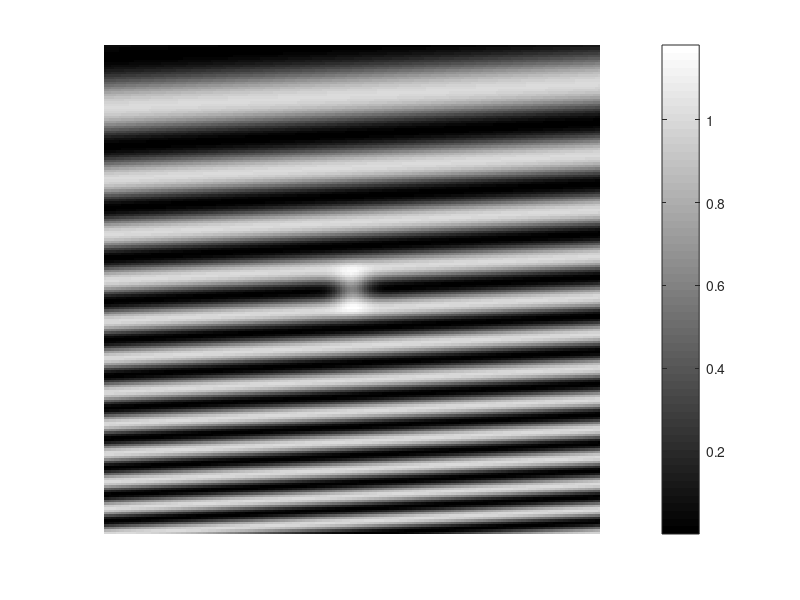

The MATLAB source for this figure: (Note: this script raises an error after producing the figure.)
% This file produces the result in the synthetic image patch outlier
% detection example in Section 4.2


clear all; rng(06102017);

%% image of stripes
L=100;
[xx,yy]=meshgrid(-L+.5:L,-L+.5:L);
xx=xx/L;
yy=yy/L;


rho=.05;
im=(1+cos(((xx*rho+yy+1.5).^2*2)*2*pi))/2;
[L1,L2]=size(im);

% add the outlier
sig_outlier = 0.05;
im2= exp(-(xx.^2+yy.^2)/(2*sig_outlier^2));

im2 = im2*0.6;

im=im+im2;

figure(1),clf;
imagesc(im); axis off;
colormap(gray);colorbar();
set(gca,'FontSize',20);


%% patch of image
patchDim=9;
stride=3; 
[X, topleftOrigin] = im2patch2(im,stride,patchDim);

X=X';
[n,dim]=size(X);

xz=zeros(n,1);
yz=zeros(n,1);
for i=1:n
    xz(i)=xx(topleftOrigin(i,2),topleftOrigin(i,1));
    yz(i)=yy(topleftOrigin(i,2),topleftOrigin(i,1));
end

lz=sqrt(n);

Z=(xz*rho+yz+1.5).^2; %the freq of background modulation
% figure(2),imagesc(reshape(Z,lz,lz));colorbar();
% title('Z: freq of background modulation')
% drawnow();

n

%% ground truth labels, 1: outlier, 0:background
delta_outlier = 0.01;

im2val = zeros(n,1);
for i=1:n
    im2val(i) = im2( topleftOrigin(i,2)+floor(patchDim/2),topleftOrigin(i,1)+floor(patchDim/2));
end

tau2 = quantile( im2val,  1-delta_outlier);
labels = double( im2val > tau2);

%% no subsample

data = X;
ldata = labels;
zdata= Z;
c = topleftOrigin;


figure(2),clf;
imagesc(reshape(labels,lz,lz));
title('outlier label'); axis off
set(gca,'FontSize',20);
colormap(gray)

%% construct the graph by ZP-spec (self-tune)
dis=pdist(X);

k_selftune = 32; 
D_sort = sort(squareform(dis),2);
sigma_ZP = D_sort(:, k_selftune);
minsig=min(sigma_ZP)

W=exp(-(squareform(dis).^2)./(sigma_ZP*sigma_ZP')/2);
W=W-diag(diag(W));

% degree of nodes
dW = sum(W,2);


%% eig of graph
tic
[v,d] = eig(W,diag(dW));
toc

d = diag(d);
[lambda,tmp] = sort(d,'descend');
psi = v(:,tmp);


%% parameters
Kmin = 100;
Kmax = 400;
kI_list = (Kmin:1:Kmax)';
ncol = numel(kI_list);
Nmax = kI_list(end);

figure(5),clf;
plot(lambda,'x-');
grid on;
title('lambda')

figure(6),clf;
imagesc( abs(psi(:,1:Nmax)));
title('|psi|')

figure(7),clf;
idxj=[2,3,4];
%scatter3(psi(:,idxj(1)),psi(:,idxj(2)),psi(:,idxj(3)),40,Z,'o','filled');
scatter3(psi(:,idxj(1)),psi(:,idxj(2)),psi(:,idxj(3)),40,labels,'o','filled');
title(num2str(idxj))
grid on; colormap(jet);

figure(8),clf;
%find indicator psi index which maximize variation on the outlier
cmass = sum(abs(psi(labels ==1,1:Nmax)),1);
[~,jsort] = sort(cmass,'descend');
idxj = jsort(1:3);
%scatter3(psi(:,idxj(1)),psi(:,idxj(2)),psi(:,idxj(3)),40,Z,'o','filled');
scatter3(psi(:,idxj(1)),psi(:,idxj(2)),psi(:,idxj(3)),40,labels ,'o','filled');
title(num2str(idxj))
grid on; colormap(jet);

%% embedding norm
kI = 250; %150, 200, 300, 350
sI = sum(psi(:,1:kI).^2, 2);

figure(11),clf;
imagesc(reshape(sI,lz,lz));
title(sprintf('|I|=%d',kI))
axis off; 
set(gca,'FontSize',20);
colormap(gray);

%% plot of eigenvectors

jlist = [2,3,5,10,20,50,100,139,232,277];
figure(17); clf;
for i=1:numel(jlist)
    j = jlist(i);
    subplot(2,5,i);
    imagesc(reshape(psi(:,j),lz,lz));
    title(sprintf('k=%d',j))
    axis off;
    set(gca,'FontSize',20);
end
colormap(gray);


%% F1 score
f1s = zeros(ncol,1);

for icol=1:ncol
    
    kI = kI_list(icol);
    
    %% sI
    sI = sum(psi(:,1:kI).^2, 2);
    
    % confusion matrix and f score
    s_th = quantile( sI, 1-delta_outlier);
    
    label_true = (labels > 0);
    label_pred = (sI > s_th);
    M = confusionmat( label_true, label_pred);
    
    prec = M(2,2)/(M(2,2)+M(1,2));  %tp/(tp+fp)
    recl = M(2,2)/(M(2,2)+M(2,1) ); %tp/(tp+fn)
    if ~(prec+recl > 0)
        F1=0;
    else
        F1 = 2*prec*recl/(prec+recl);
    end
    
    f1s(icol) = F1;
    
end


figure(21),clf;
plot(kI_list, f1s,'x-');
grid on;
set(gca,'FontSize',20);
title('F1 score');
 xlabel('|I|');


return;

%%
% the rest of the code implements random subsample of the patches and
% compute the mean and std of the F1 score. It takes ~10 min to finish.

ifplot =1;

%% replica of the experiment by randomly subsample the image patches
nrun = 100; 

nn = 3000;

f1s = zeros(ncol,nrun);
for  irun=1:nrun
    %% random subsample
    
    idxnn = randperm( n, nn);
    idxnn = sort( idxnn, 'ascend');
    
    data = X(idxnn, :);
    ldata = labels(idxnn); 
    
    zdata= Z(idxnn, :);
    
    c = topleftOrigin(idxnn,:);
    
    figure(2),clf;
    scatter(c(:,1), c(:,2), 40, ldata, 's','filled');
    title('patch and outlier label')
    %colormap(gray);
    
    %% construct the graph by ZP-spec (self-tune)
    dis=pdist(data);
    D_sort = sort(squareform(dis),2);
    sigma_ZP = D_sort(:, k_selftune);
    
    
    W=exp(-(squareform(dis).^2)./(sigma_ZP*sigma_ZP')/2);
    W=W-diag(diag(W));
    
    % degree of nodes
    dW = sum(W,2);
    
    %% eig of graph
    tic
    [v,d] = eig(W,diag(dW));
    toc
    
    d = diag(d);
    [lambda,tmp] = sort(d,'descend');
    psi = v(:,tmp);
    
    Nmax = kI_list(end);
    
    
    %% vis the spectrum
    if ifplot
        figure(5),clf;
        plot(lambda,'x-');
        grid on;
        title('lambda')
        
        figure(6),clf;
        imagesc( abs(psi(:,1:Nmax)));
        title('|psi|')
        
        figure(7),clf;
        idxj=[2,3,4];
        scatter3(psi(:,idxj(1)),psi(:,idxj(2)),psi(:,idxj(3)),40,ldata,'o','filled');
        title(num2str(idxj))
        grid on; colormap(jet);
        
        figure(8),clf;
        cmass = sum(abs(psi(ldata ==1,1:Nmax)),1);
        [~,jsort] = sort(cmass,'descend');
        idxj = jsort(1:3);
        scatter3(psi(:,idxj(1)),psi(:,idxj(2)),psi(:,idxj(3)),40,ldata,'o','filled');
        title(num2str(idxj))
        grid on; colormap(jet);
    end
    
    %% embedding norm
    kI = 250;
    
    sI = sum(psi(:,1:kI).^2, 2);
    
    if ifplot
        figure(11),clf;
        scatter(c(:,1), c(:,2), 40, sI, 's','filled');
        title(sprintf('S, I=%d',kI))
        colormap(gray);
    end

    
    %% F1 score
   
    for icol=1:ncol
        
        kI = kI_list(icol);
        
        %% sI
        sI = sum(psi(:,1:kI).^2, 2);
        
        % confusion matrix and f score
        s_th = quantile( sI, 1-delta_outlier);
        
        label_true = (ldata > 0);
        label_pred = (sI > s_th);
        M = confusionmat( label_true, label_pred);
        
        prec = M(2,2)/(M(2,2)+M(1,2));  %tp/(tp+fp)
        recl = M(2,2)/(M(2,2)+M(2,1) ); %tp/(tp+fn)
        if ~(prec+recl > 0)
            F1=0;
        else
            F1 = 2*prec*recl/(prec+recl);
        end
        
        
        f1s(icol,irun) = F1;
        
    end
    
    if ifplot
        figure(21),clf;
        plot(kI_list, f1s(:,irun),'x-');
        grid on;
        set(gca,'FontSize',20);
        title('F1 score');
        xlabel('|I|');
        
    end
end

%%
figure(22),clf; hold on;
f =f1s;
mf = mean(f,2);
stdf = std(f,1,2);
errorbar(kI_list, mf, stdf,'.-')
[~, jmax] = max(mf);
scatter( kI_list(jmax), mf(jmax),'xr');
grid on; axis([kI_list(1), kI_list(end),0,1])
title(sprintf('k_{ST}=%d, |I|=%d, f1=%4.2f (%4.2f)',k_selftune, kI_list(jmax),...
                                mf(jmax)*100,stdf(jmax)*100));
set(gca,'FontSize',20);


